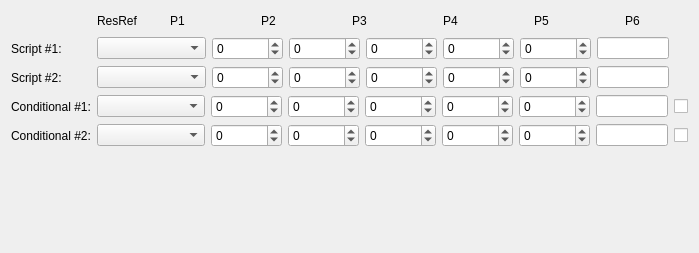
          <widget class="QWidget" name="scriptsTab">
           <attribute name="title">
            <string>Scripts</string>
           </attribute>
           <layout class="QVBoxLayout" name="verticalLayout_3">
            <item>
             <layout class="QHBoxLayout" name="horizontalLayout_6" stretch="0,3,1,1,1,1,1,2,0">
              <item>
               <widget class="QLabel" name="label_16">
                <property name="minimumSize">
                 <size>
                  <width>80</width>
                  <height>0</height>
                 </size>
                </property>
                <property name="text">
                 <string/>
                </property>
               </widget>
              </item>
              <item>
               <widget class="QLabel" name="label_5">
                <property name="text">
                 <string>ResRef</string>
                </property>
               </widget>
              </item>
              <item>
               <widget class="QLabel" name="label_6">
                <property name="minimumSize">
                 <size>
                  <width>85</width>
                  <height>0</height>
                 </size>
                </property>
                <property name="text">
                 <string>P1</string>
                </property>
               </widget>
              </item>
              <item>
               <widget class="QLabel" name="label_7">
                <property name="minimumSize">
                 <size>
                  <width>85</width>
                  <height>0</height>
                 </size>
                </property>
                <property name="text">
                 <string>P2</string>
                </property>
               </widget>
              </item>
              <item>
               <widget class="QLabel" name="label_8">
                <property name="minimumSize">
                 <size>
                  <width>85</width>
                  <height>0</height>
                 </size>
                </property>
                <property name="text">
                 <string>P3</string>
                </property>
               </widget>
              </item>
              <item>
               <widget class="QLabel" name="label_9">
                <property name="minimumSize">
                 <size>
                  <width>85</width>
                  <height>0</height>
                 </size>
                </property>
                <property name="text">
                 <string>P4</string>
                </property>
               </widget>
              </item>
              <item>
               <widget class="QLabel" name="label_10">
                <property name="minimumSize">
                 <size>
                  <width>85</width>
                  <height>0</height>
                 </size>
                </property>
                <property name="text">
                 <string>P5</string>
                </property>
               </widget>
              </item>
              <item>
               <widget class="QLabel" name="label_11">
                <property name="text">
                 <string>P6</string>
                </property>
               </widget>
              </item>
              <item>
               <spacer name="horizontalSpacer_6">
                <property name="orientation">
                 <enum>Qt::Horizontal</enum>
                </property>
                <property name="sizeType">
                 <enum>QSizePolicy::Fixed</enum>
                </property>
                <property name="sizeHint" stdset="0">
                 <size>
                  <width>19</width>
                  <height>20</height>
                 </size>
                </property>
               </spacer>
              </item>
             </layout>
            </item>
            <item>
             <layout class="QHBoxLayout" name="horizontalLayout_2" stretch="0,3,1,1,1,1,1,2,0">
              <item>
               <widget class="QLabel" name="script1Label">
                <property name="minimumSize">
                 <size>
                  <width>80</width>
                  <height>0</height>
                 </size>
                </property>
                <property name="text">
                 <string>Script #1:</string>
                </property>
               </widget>
              </item>
              <item>
               <widget class="FilterComboBox" name="script1ResrefEdit"/>
              </item>
              <item>
               <widget class="GFFFieldSpinBox" name="script1Param1Spin">
                <property name="sizePolicy">
                 <sizepolicy hsizetype="Fixed" vsizetype="Fixed">
                  <horstretch>0</horstretch>
                  <verstretch>0</verstretch>
                 </sizepolicy>
                </property>
                <property name="minimum">
                 <number>-2147483647</number>
                </property>
                <property name="maximum">
                 <number>2147483647</number>
                </property>
               </widget>
              </item>
              <item>
               <widget class="GFFFieldSpinBox" name="script1Param2Spin">
                <property name="sizePolicy">
                 <sizepolicy hsizetype="Fixed" vsizetype="Fixed">
                  <horstretch>0</horstretch>
                  <verstretch>0</verstretch>
                 </sizepolicy>
                </property>
                <property name="minimum">
                 <number>-2147483647</number>
                </property>
                <property name="maximum">
                 <number>2147483647</number>
                </property>
               </widget>
              </item>
              <item>
               <widget class="GFFFieldSpinBox" name="script1Param3Spin">
                <property name="sizePolicy">
                 <sizepolicy hsizetype="Fixed" vsizetype="Fixed">
                  <horstretch>0</horstretch>
                  <verstretch>0</verstretch>
                 </sizepolicy>
                </property>
                <property name="minimum">
                 <number>-2147483647</number>
                </property>
                <property name="maximum">
                 <number>2147483647</number>
                </property>
               </widget>
              </item>
              <item>
               <widget class="GFFFieldSpinBox" name="script1Param4Spin">
                <property name="sizePolicy">
                 <sizepolicy hsizetype="Fixed" vsizetype="Fixed">
                  <horstretch>0</horstretch>
                  <verstretch>0</verstretch>
                 </sizepolicy>
                </property>
                <property name="minimum">
                 <number>-2147483647</number>
                </property>
                <property name="maximum">
                 <number>2147483647</number>
                </property>
               </widget>
              </item>
              <item>
               <widget class="GFFFieldSpinBox" name="script1Param5Spin">
                <property name="sizePolicy">
                 <sizepolicy hsizetype="Fixed" vsizetype="Fixed">
                  <horstretch>0</horstretch>
                  <verstretch>0</verstretch>
                 </sizepolicy>
                </property>
                <property name="minimum">
                 <number>-2147483647</number>
                </property>
                <property name="maximum">
                 <number>2147483647</number>
                </property>
               </widget>
              </item>
              <item>
               <widget class="QLineEdit" name="script1Param6Edit"/>
              </item>
              <item>
               <spacer name="horizontalSpacer_4">
                <property name="orientation">
                 <enum>Qt::Horizontal</enum>
                </property>
                <property name="sizeType">
                 <enum>QSizePolicy::Fixed</enum>
                </property>
                <property name="sizeHint" stdset="0">
                 <size>
                  <width>19</width>
                  <height>20</height>
                 </size>
                </property>
               </spacer>
              </item>
             </layout>
            </item>
            <item>
             <layout class="QHBoxLayout" name="horizontalLayout_3" stretch="0,3,1,1,1,1,1,2,0">
              <item>
               <widget class="QLabel" name="script2Label">
                <property name="minimumSize">
                 <size>
                  <width>80</width>
                  <height>0</height>
                 </size>
                </property>
                <property name="text">
                 <string>Script #2:</string>
                </property>
               </widget>
              </item>
              <item>
               <widget class="FilterComboBox" name="script2ResrefEdit"/>
              </item>
              <item>
               <widget class="GFFFieldSpinBox" name="script2Param1Spin">
                <property name="sizePolicy">
                 <sizepolicy hsizetype="Fixed" vsizetype="Fixed">
                  <horstretch>0</horstretch>
                  <verstretch>0</verstretch>
                 </sizepolicy>
                </property>
                <property name="minimum">
                 <number>-2147483647</number>
                </property>
                <property name="maximum">
                 <number>2147483647</number>
                </property>
               </widget>
              </item>
              <item>
               <widget class="GFFFieldSpinBox" name="script2Param2Spin">
                <property name="sizePolicy">
                 <sizepolicy hsizetype="Fixed" vsizetype="Fixed">
                  <horstretch>0</horstretch>
                  <verstretch>0</verstretch>
                 </sizepolicy>
                </property>
                <property name="minimum">
                 <number>-2147483647</number>
                </property>
                <property name="maximum">
                 <number>2147483647</number>
                </property>
               </widget>
              </item>
              <item>
               <widget class="GFFFieldSpinBox" name="script2Param3Spin">
                <property name="sizePolicy">
                 <sizepolicy hsizetype="Fixed" vsizetype="Fixed">
                  <horstretch>0</horstretch>
                  <verstretch>0</verstretch>
                 </sizepolicy>
                </property>
                <property name="minimum">
                 <number>-2147483647</number>
                </property>
                <property name="maximum">
                 <number>2147483647</number>
                </property>
               </widget>
              </item>
              <item>
               <widget class="GFFFieldSpinBox" name="script2Param4Spin">
                <property name="sizePolicy">
                 <sizepolicy hsizetype="Fixed" vsizetype="Fixed">
                  <horstretch>0</horstretch>
                  <verstretch>0</verstretch>
                 </sizepolicy>
                </property>
                <property name="minimum">
                 <number>-2147483647</number>
                </property>
                <property name="maximum">
                 <number>2147483647</number>
                </property>
               </widget>
              </item>
              <item>
               <widget class="GFFFieldSpinBox" name="script2Param5Spin">
                <property name="sizePolicy">
                 <sizepolicy hsizetype="Fixed" vsizetype="Fixed">
                  <horstretch>0</horstretch>
                  <verstretch>0</verstretch>
                 </sizepolicy>
                </property>
                <property name="minimum">
                 <number>-2147483647</number>
                </property>
                <property name="maximum">
                 <number>2147483647</number>
                </property>
               </widget>
              </item>
              <item>
               <widget class="QLineEdit" name="script2Param6Edit"/>
              </item>
              <item>
               <spacer name="horizontalSpacer_5">
                <property name="orientation">
                 <enum>Qt::Horizontal</enum>
                </property>
                <property name="sizeType">
                 <enum>QSizePolicy::Fixed</enum>
                </property>
                <property name="sizeHint" stdset="0">
                 <size>
                  <width>19</width>
                  <height>20</height>
                 </size>
                </property>
               </spacer>
              </item>
             </layout>
            </item>
            <item>
             <layout class="QHBoxLayout" name="horizontalLayout_4" stretch="0,3,1,1,1,1,1,2,0">
              <item>
               <widget class="QLabel" name="conditional1Label">
                <property name="minimumSize">
                 <size>
                  <width>80</width>
                  <height>0</height>
                 </size>
                </property>
                <property name="text">
                 <string>Conditional #1:</string>
                </property>
               </widget>
              </item>
              <item>
               <widget class="FilterComboBox" name="condition1ResrefEdit"/>
              </item>
              <item>
               <widget class="GFFFieldSpinBox" name="condition1Param1Spin">
                <property name="sizePolicy">
                 <sizepolicy hsizetype="Fixed" vsizetype="Fixed">
                  <horstretch>0</horstretch>
                  <verstretch>0</verstretch>
                 </sizepolicy>
                </property>
                <property name="minimum">
                 <number>-2147483647</number>
                </property>
                <property name="maximum">
                 <number>2147483647</number>
                </property>
               </widget>
              </item>
              <item>
               <widget class="GFFFieldSpinBox" name="condition1Param2Spin">
                <property name="sizePolicy">
                 <sizepolicy hsizetype="Fixed" vsizetype="Fixed">
                  <horstretch>0</horstretch>
                  <verstretch>0</verstretch>
                 </sizepolicy>
                </property>
                <property name="minimum">
                 <number>-2147483647</number>
                </property>
                <property name="maximum">
                 <number>2147483647</number>
                </property>
               </widget>
              </item>
              <item>
               <widget class="GFFFieldSpinBox" name="condition1Param3Spin">
                <property name="sizePolicy">
                 <sizepolicy hsizetype="Fixed" vsizetype="Fixed">
                  <horstretch>0</horstretch>
                  <verstretch>0</verstretch>
                 </sizepolicy>
                </property>
                <property name="minimum">
                 <number>-2147483647</number>
                </property>
                <property name="maximum">
                 <number>2147483647</number>
                </property>
               </widget>
              </item>
              <item>
               <widget class="GFFFieldSpinBox" name="condition1Param4Spin">
                <property name="sizePolicy">
                 <sizepolicy hsizetype="Fixed" vsizetype="Fixed">
                  <horstretch>0</horstretch>
                  <verstretch>0</verstretch>
                 </sizepolicy>
                </property>
                <property name="minimum">
                 <number>-2147483647</number>
                </property>
                <property name="maximum">
                 <number>2147483647</number>
                </property>
               </widget>
              </item>
              <item>
               <widget class="GFFFieldSpinBox" name="condition1Param5Spin">
                <property name="sizePolicy">
                 <sizepolicy hsizetype="Fixed" vsizetype="Fixed">
                  <horstretch>0</horstretch>
                  <verstretch>0</verstretch>
                 </sizepolicy>
                </property>
                <property name="minimum">
                 <number>-2147483647</number>
                </property>
                <property name="maximum">
                 <number>2147483647</number>
                </property>
               </widget>
              </item>
              <item>
               <widget class="QLineEdit" name="condition1Param6Edit"/>
              </item>
              <item>
               <widget class="QCheckBox" name="condition1NotCheckbox">
                <property name="text">
                 <string/>
                </property>
               </widget>
              </item>
             </layout>
            </item>
            <item>
             <layout class="QHBoxLayout" name="horizontalLayout_5" stretch="0,3,1,1,1,1,1,2,0">
              <item>
               <widget class="QLabel" name="conditional2Label">
                <property name="minimumSize">
                 <size>
                  <width>80</width>
                  <height>0</height>
                 </size>
                </property>
                <property name="text">
                 <string>Conditional #2:</string>
                </property>
               </widget>
              </item>
              <item>
               <widget class="FilterComboBox" name="condition2ResrefEdit"/>
              </item>
              <item>
               <widget class="GFFFieldSpinBox" name="condition2Param1Spin">
                <property name="sizePolicy">
                 <sizepolicy hsizetype="Fixed" vsizetype="Fixed">
                  <horstretch>0</horstretch>
                  <verstretch>0</verstretch>
                 </sizepolicy>
                </property>
                <property name="minimum">
                 <number>-2147483647</number>
                </property>
                <property name="maximum">
                 <number>2147483647</number>
                </property>
               </widget>
              </item>
              <item>
               <widget class="GFFFieldSpinBox" name="condition2Param2Spin">
                <property name="sizePolicy">
                 <sizepolicy hsizetype="Fixed" vsizetype="Fixed">
                  <horstretch>0</horstretch>
                  <verstretch>0</verstretch>
                 </sizepolicy>
                </property>
                <property name="minimum">
                 <number>-2147483647</number>
                </property>
                <property name="maximum">
                 <number>2147483647</number>
                </property>
               </widget>
              </item>
              <item>
               <widget class="GFFFieldSpinBox" name="condition2Param3Spin">
                <property name="sizePolicy">
                 <sizepolicy hsizetype="Fixed" vsizetype="Fixed">
                  <horstretch>0</horstretch>
                  <verstretch>0</verstretch>
                 </sizepolicy>
                </property>
                <property name="minimum">
                 <number>-2147483647</number>
                </property>
                <property name="maximum">
                 <number>2147483647</number>
                </property>
               </widget>
              </item>
              <item>
               <widget class="GFFFieldSpinBox" name="condition2Param4Spin">
                <property name="sizePolicy">
                 <sizepolicy hsizetype="Fixed" vsizetype="Fixed">
                  <horstretch>0</horstretch>
                  <verstretch>0</verstretch>
                 </sizepolicy>
                </property>
                <property name="minimum">
                 <number>-2147483647</number>
                </property>
                <property name="maximum">
                 <number>2147483647</number>
                </property>
               </widget>
              </item>
              <item>
               <widget class="GFFFieldSpinBox" name="condition2Param5Spin">
                <property name="sizePolicy">
                 <sizepolicy hsizetype="Fixed" vsizetype="Fixed">
                  <horstretch>0</horstretch>
                  <verstretch>0</verstretch>
                 </sizepolicy>
                </property>
                <property name="minimum">
                 <number>-2147483647</number>
                </property>
                <property name="maximum">
                 <number>2147483647</number>
                </property>
               </widget>
              </item>
              <item>
               <widget class="QLineEdit" name="condition2Param6Edit"/>
              </item>
              <item>
               <widget class="QCheckBox" name="condition2NotCheckbox">
                <property name="text">
                 <string/>
                </property>
               </widget>
              </item>
             </layout>
            </item>
            <item>
             <spacer name="verticalSpacer">
              <property name="orientation">
               <enum>Qt::Vertical</enum>
              </property>
              <property name="sizeHint" stdset="0">
               <size>
                <width>20</width>
                <height>95</height>
               </size>
              </property>
             </spacer>
            </item>
           </layout>
          </widget>
